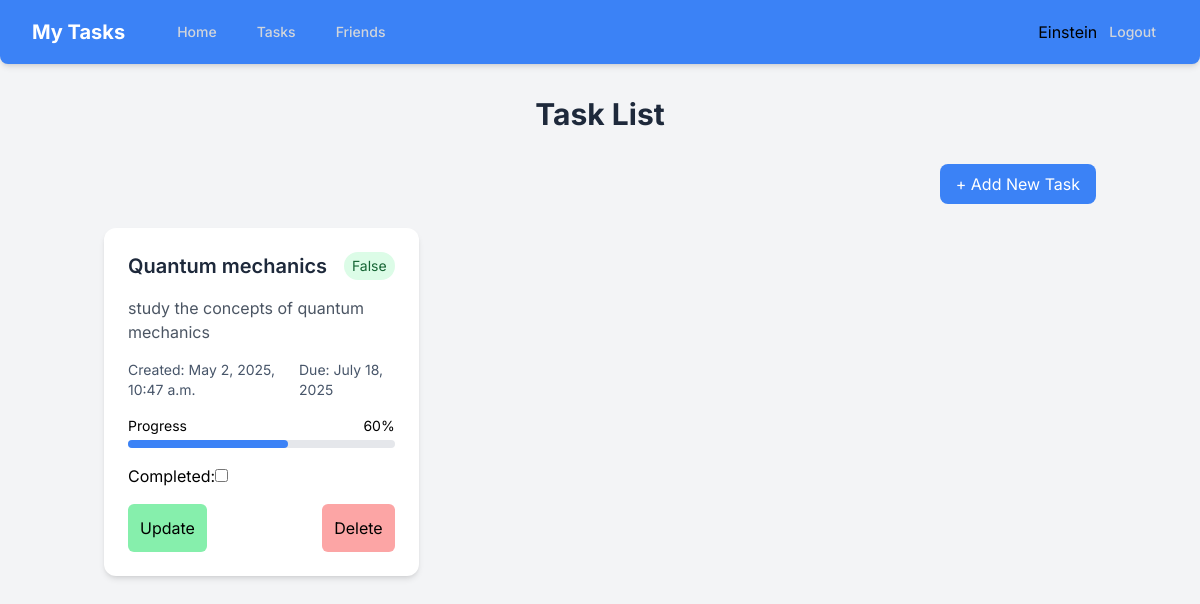
The app's page /tasks/list/ (signed in) with its own data.
### tasks/models.py (models this page shows, shortened)
class Task(models.Model):
    title = models.CharField(max_length=200)
    description = models.TextField(blank=True, null=True)
    due_date = models.DateField(blank=True, null=True)
    created_at = models.DateTimeField(auto_now_add=True)
    updated_at = models.DateTimeField(auto_now=True)
    completed = models.BooleanField(default=False)
    user = models.ForeignKey(User, on_delete=models.CASCADE, related_name='tasks')

### tasks/views.py (the view)
# urls.py: path('list/', views.task_list, name='task_list'),
@login_required
def task_list(request):
    tasks=Task.objects.filter(user=request.user).order_by('-created_at')
    return render(request, 'tasks/task_list.html', {'tasks': tasks})

### tasks/templates/tasks/task_list.html (shortened to what this page needs)
{% extends 'base.html' %}
{% block content %}
    <div class="container mx-auto px-4 py-8">
        <h1 class="text-3xl font-bold text-slate-800 mb-8 text-center">Task List</h1>
        <div class="text-right mb-6">
            <a href="{% url 'task_create' %}">
            <button  class="bg-blue-500 hover:bg-blue-600 text-white px-4 py-2 rounded-lg">
                + Add New Task
            </button>
        </a>
        </div>
        {% if tasks %}
        <div class="grid grid-cols-1 md:grid-cols-2 lg:grid-cols-3 gap-6">
             {% for task in tasks %}
            <div class="bg-white rounded-xl shadow-md p-6 hover:shadow-lg transition-shadow">
                <div class="flex justify-between items-start mb-4">
                    <h3 class="text-xl font-semibold text-slate-800">{{ task.title }}</h3>
                    <span class="bg-green-100 text-green-800 text-sm px-2 py-1 rounded-full">{{ task.completed }}</span>
                </div>
                <div class="mb-4">
                    <p class="text-gray-600 mb-4">{{ task.description }}</p>
                </div>
                <div class="flex justify-between text-sm text-slate-600 mb-4">
                    <span>Created: {{ task.created_at }}</span>
                    <span>Due: {{ task.due_date }}</span>
                </div>
                <div class="mb-4">
                    <div class="flex justify-between text-sm mb-1">
                        <span>Progress</span>
                        <span>60%</span>
                    </div>
                    <div class="w-full bg-gray-200 rounded-full h-2">
                        <div class="bg-blue-500 rounded-full h-2 w-[60%]"></div>
                    </div>
                    <form action="{% url 'update_complete_task' task_id=task.id %}" method="post" class="mt-4">
                        <p></button>Completed:<input onchange="this.form.submit()" {% if task.completed %} checked {% endif %} type="checkbox"></p>
                    </form>
                </div>
                <div class="flex justify-between">
                <a href="{% url 'update_task' task_id=task.id %}">
                    <button class="bg-green-300 hover:bg-green-700 p-3 rounded-md">Update</button>
                </a>
                <a href="{% url 'delete_task' task_id=task.id %}">
                    <button class="bg-red-300 hover:bg-red-700 p-3 rounded-md">Delete</button>
                </div>
            </div>
           {% endfor %}
        </div>
        {% else %}
        <div class="bg-white rounded-xl shadow-md p-6 text-center">
            <p class="text-gray-600">No tasks available. Please add a new task.</p>
        </div>
        {% endif %}
    </div>
    {% endblock %}

### friends/templates/base.html (shortened to what this page needs)
<!DOCTYPE html>
<html lang="en">
<head>
    <script src="https://cdn.tailwindcss.com"></script>
</head>
<body class="bg-gray-100 min-h-screen">
  <nav class="bg-blue-500 shadow-md rounded-b-lg">
    <div class="max-w-7xl mx-auto px-4 sm:px-6 lg:px-8">
      <div class="flex items-center justify-between h-16">
        <div class="flex items-center">
          <div class="flex-shrink-0">
            <a href="#" class="text-white font-bold text-xl">My Tasks</a>
          </div>
          <div class="hidden md:block">
            <div class="ml-10 flex items-baseline space-x-4">
              <a href="#" class="text-gray-300 hover:bg-blue-600 hover:text-white px-3 py-2 rounded-md text-sm font-medium">Home</a>
              <a href="{% url 'get_friends_task' %}" class="text-gray-300 hover:bg-blue-600 hover:text-white px-3 py-2 rounded-md text-sm font-medium">Tasks</a>
              <a href="{% url 'friends:list_friends' %}" class="text-gray-300 hover:bg-blue-600 hover:text-white px-3 py-2 rounded-md text-sm font-medium">Friends</a>
            </div>
          </div>
        </div>
        {% if user.is_authenticated %}
        <div class="hidden md:block">
          <div class="ml-4 flex items-center">
            <a href="{% url 'friends:my_profile' %}">
            <p class="cursor-pointer">{{ user.username }}</p>
        </a>
            <form method="post" action="{% url 'logout' %}">
              <button type="submit" class="text-gray-300 hover:bg-blue-600 hover:text-white px-3 py-2 rounded-md text-sm font-medium">Logout</button>
          </form>
          </div>
        </div>
        {% else %}
        <div class="hidden md:block">
          <div class="ml-4 flex items-center">
            <a href="#" class="text-gray-300 hover:bg-blue-600 hover:text-white px-3 py-2 rounded-md text-sm font-medium">Login</a>
          </div>
        </div>
        {% endif %}
      </div>
    </div>
  </nav>
    {% block content %}
    {% endblock %}
</body>
</html>

### friends/templates/base.html (style rules this page uses)
body { font-family: 'Inter', sans-serif; }

### records on screen
Task: title "Quantum mechanics", completed "False", description "study the concepts of quantum mechanics", created_at "May 2, 2025, 10:47 a.m.", due_date "July 18, 2025"

### other values on screen
{{ user.username }} "Einstein"
